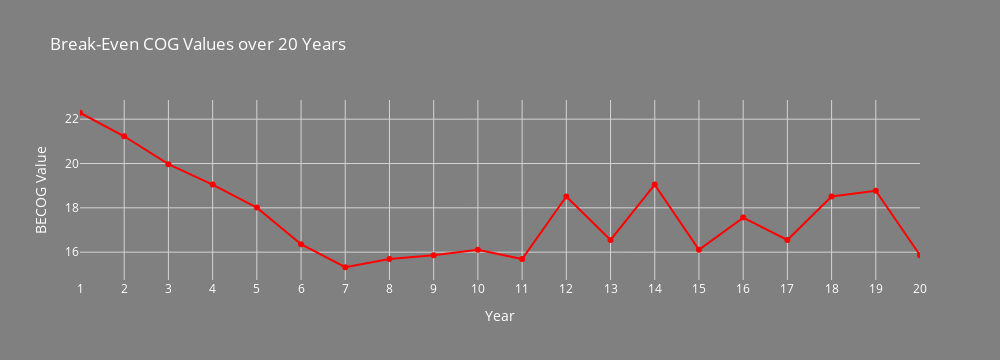

Notebook code for this chart:
### Markdown cell above
## BREAK EVEN CUT OFF GRADES
---
<img src="becog.jpg" width="1000" alt="BREAK EVEN CUT OFF GRADES">

### Code cell
becog = [22.29, 21.23, 19.97, 19.05, 18.01, 16.36, 15.32, 15.69, 15.86, 16.11,15.69, 18.51, 16.55, 19.05, 16.11, 17.56, 16.55, 18.51, 18.77, 15.86]

min_value = min(becog)
max_value = max(becog)
average_value = sum(becog) / len(becog)
print("-------------------------------")
print(f"Minimum değer: {min_value}")
print(f"Maksimum değer: {max_value}")
print(f"Ortalama değer: {average_value}")
print("-------------------------------")
import plotly.graph_objects as go

years = list(range(1, 21))

fig = go.Figure()
fig.add_trace(go.Scatter(x=years, y=becog, mode='markers+lines', name='BECOG Values', line=dict(color='red')))
fig.update_layout(title='Break-Even COG Values over 20 Years',xaxis_title='Year',yaxis_title='BECOG Value',xaxis=dict(tickmode='linear', tick0=1, dtick=1, range=[1, 20]),plot_bgcolor='grey',paper_bgcolor='grey',width=1000,font=dict(color='white'),xaxis_gridcolor='lightgray',yaxis_gridcolor='lightgray')
fig.show()

### Figure 1 — Plotly figure (JSON) as saved in the notebook; plotly's stock layout.template omitted (floating-point values rounded to 4 significant figures)
{"data": [{"line": {"color": "red"}, "mode": "markers+lines", "name": "BECOG Values", "type": "scatter", "x": [1, 2, 3, 4, 5, 6, 7, 8, 9, 10, 11, 12, 13, 14, 15, 16, 17, 18, 19, 20], "y": [22.29, 21.23, 19.97, 19.05, 18.01, 16.36, 15.32, 15.69, 15.86, 16.11, 15.69, 18.51, 16.55, 19.05, 16.11, 17.56, 16.55, 18.51, 18.77, 15.86]}], "layout": {"font": {"color": "white"}, "height": 360, "paper_bgcolor": "grey", "plot_bgcolor": "grey", "title": {"text": "Break-Even COG Values over 20 Years"}, "width": 1000, "xaxis": {"dtick": 1, "gridcolor": "lightgray", "range": [1, 20], "tick0": 1, "tickmode": "linear", "title": {"text": "Year"}, "type": "linear"}, "yaxis": {"autorange": true, "gridcolor": "lightgray", "range": [14.74, 22.87], "title": {"text": "BECOG Value"}, "type": "linear"}}}
